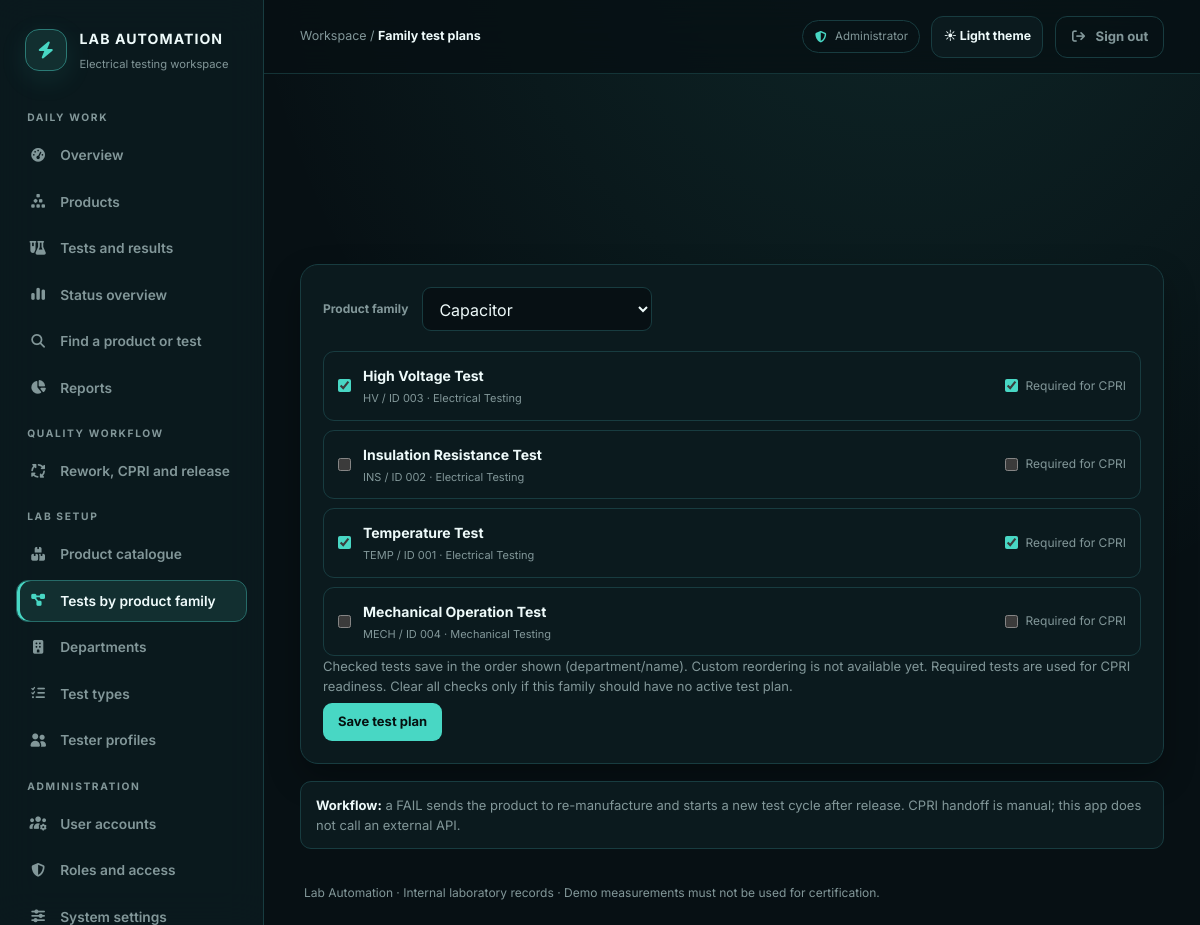
Page /product-test-plan.php (signed in) on the committed database.
### tables this page shows
CREATE TABLE IF NOT EXISTS `test_types` (
    `id` INT NOT NULL AUTO_INCREMENT,
    `test_code` VARCHAR(16) NOT NULL,
    `numeric_code` CHAR(3) NULL,
    `test_name` VARCHAR(150) NOT NULL,
    `department` VARCHAR(150) NULL,
    `department_id` INT NULL,
    `description` TEXT NULL,
    `is_active` TINYINT(1) NOT NULL DEFAULT 1,
    `created_at` TIMESTAMP NOT NULL DEFAULT CURRENT_TIMESTAMP,
    PRIMARY KEY (`id`),
    UNIQUE KEY `uq_test_types_code` (`test_code`),
    UNIQUE KEY `uq_test_types_numeric_code` (`numeric_code`),
    KEY `ix_test_types_department_id` (`department_id`),
    CONSTRAINT `fk_test_types_department` FOREIGN KEY (`department_id`) REFERENCES `departments` (`id`)
        ON UPDATE CASCADE ON DELETE SET NULL
);

### product-test-plan.php (called while the page is built, shortened)
<?php
require_once __DIR__ . '/db.php';
$productTypes = ProductCatalog::activeTypes($conn);
$selectedTypeId = (int) ($_POST['product_type_id'] ?? $_GET['product_type_id'] ?? ($productTypes[0]['id'] ?? 0));
$testTypes = $conn->query(
    'SELECT id, test_code, numeric_code, test_name, department FROM test_types WHERE is_active = 1 ORDER BY department, test_name'
)->fetch_all(MYSQLI_ASSOC);
$existingMap = [];
if ($selectedTypeId > 0) {
    $mapStatement = $conn->prepare(
        'SELECT test_type_id, is_required FROM product_type_test_types WHERE product_type_id = ? ORDER BY sequence_no'
    );
    $mapStatement->bind_param('i', $selectedTypeId);
    $mapStatement->execute();
    $mapResult = $mapStatement->get_result();
    while ($map = $mapResult->fetch_assoc()) {
        $existingMap[(int) $map['test_type_id']] = (int) $map['is_required'];
    }
}
require __DIR__ . '/views/product-test-plan/index.php';

### models/UserPreferences.php (called while the page is built, shortened)
<?php
final class UserPreferences
{
    public static function defaults(): array
    {
        return [
            'theme' => 'dark',
            'compact_dashboard' => false,
            'reduced_motion' => false,
            'schema_available' => true,
        ];
    }
    public static function find(mysqli $connection, int $userId): array
    {
        $defaults = self::defaults();
        try {
            $statement = $connection->prepare(
                'SELECT theme, compact_dashboard, reduced_motion FROM user_preferences WHERE user_id = ? LIMIT 1'
            );
            $statement->bind_param('i', $userId);
            $statement->execute();
            $row = $statement->get_result()->fetch_assoc() ?: null;
            if ($row === null) {
                return $defaults;
            }
            return [
                'theme' => in_array((string) $row['theme'], ['dark', 'light'], true) ? (string) $row['theme'] : 'dark',
                'compact_dashboard' => (int) $row['compact_dashboard'] === 1,
                'reduced_motion' => (int) $row['reduced_motion'] === 1,
                'schema_available' => true,
            ];
        } catch (Throwable $exception) {
            $defaults['schema_available'] = false;
            return $defaults;
        }
    }
}

### models/ProductCatalog.php (called while the page is built, shortened)
<?php
final class ProductCatalog
{
    public static function activeTypes(mysqli $connection): array
    {
        $result = $connection->query(
            'SELECT id, type_code, type_name FROM product_types WHERE is_active = 1 ORDER BY type_name'
        );
        return $result->fetch_all(MYSQLI_ASSOC);
    }
}

### config/permissions.php (called while the page is built, shortened)
<?php
$allStaff = ['Administrator', 'Lab Manager', 'Tester', 'Quality Control'];
$reportRoles = ['Administrator', 'Lab Manager', 'Quality Control'];
$labLeads = ['Administrator', 'Lab Manager'];
$workflowRoles = ['Administrator', 'Quality Control'];
$testAuthors = ['Administrator', 'Lab Manager', 'Quality Control'];
return [
    'dashboard.php' => $allStaff,
    'products.php' => $allStaff,
    'product-details.php' => $allStaff,
    'testing.php' => $allStaff,
    'test-details.php' => $allStaff,
    'edit-test.php' => ['Administrator', 'Lab Manager'],
    'profile.php' => $allStaff,
    'save-preferences.php' => $allStaff,
    'testing-status.php' => $reportRoles,
    'search.php' => $allStaff,
    'reports.php' => $reportRoles,
    'new-test.php' => $testAuthors,
    'complete-test.php' => ['Tester'],
    'add-product.php' => $labLeads,
    'edit-product.php' => $labLeads,
    'departments.php' => $labLeads,
    'test-types.php' => $labLeads,
    'testers.php' => $labLeads,
    'settings.php' => ['Administrator'],
    'product-workflow.php' => $workflowRoles,
    'product-catalog.php' => ['Administrator'],
    'product-test-plan.php' => ['Administrator'],
    'users.php' => ['Administrator'],
    'roles.php' => ['Administrator'],
    'admin-activity.php' => ['Administrator'],
];

### config/security.php (called while the page is built, shortened)
<?php
function app_route_permissions(): array
{
    static $permissions = null;
    if ($permissions === null) {
        $permissions = require __DIR__ . '/permissions.php';
    }
    return $permissions;
}
function app_can_access_route(string $route, ?string $role = null): bool
{
    $route = basename($route);
    $role ??= (string) ($_SESSION['role'] ?? '');
    $allowedRoles = app_route_permissions()[$route] ?? [];
    return $role !== '' && in_array($role, $allowedRoles, true);
}

### views/product-test-plan/index.php (the view, shortened to what this page needs)
<?php
$pageTitle = 'Family test plans';
$pageStylesheet = 'assets/css/pages/product-test-plan.css';
require __DIR__ . '/../layouts/app_start.php';
?>
<div class="test-plan-shell">
        <section class="test-plan-card">
            <form method="GET" action="product-test-plan.php" class="test-plan-family-form">
                <label for="product-type-id">Product family</label>
                <select id="product-type-id" name="product_type_id" required onchange="this.form.submit()">
                    <?php foreach ($productTypes as $type): ?>
                        <option value="<?php echo (int) $type['id']; ?>" <?php echo (int) $type['id'] === $selectedTypeId ? 'selected' : ''; ?>><?php echo htmlspecialchars($type['type_name'], ENT_QUOTES, 'UTF-8'); ?></option>
                    <?php endforeach; ?>
                </select>
            </form>
            <?php if ($productTypes === []): ?>
                <p>No active product families. Add one in <a href="product-catalog.php">Product Catalog</a>.</p>
            <?php else: ?>
                <form method="POST" action="product-test-plan.php">
                    <div class="test-plan-list">
                        <?php foreach ($testTypes as $testType): ?>
                            <?php $testTypeId = (int) $testType['id']; ?>
                            <article class="test-plan-row">
                                <label class="test-plan-test">
                                    <input type="checkbox" name="test_type_ids[]" value="<?php echo $testTypeId; ?>" <?php echo array_key_exists($testTypeId, $existingMap) ? 'checked' : ''; ?>>
                                    <span><strong><?php echo htmlspecialchars($testType['test_name'], ENT_QUOTES, 'UTF-8'); ?></strong><small><?php echo htmlspecialchars($testType['test_code'] . ' / ID ' . ($testType['numeric_code'] ?? ''), ENT_QUOTES, 'UTF-8'); ?> · <?php echo htmlspecialchars($testType['department'] ?? 'Unassigned department', ENT_QUOTES, 'UTF-8'); ?></small></span>
                                </label>
                                <label class="test-plan-required"><input type="checkbox" name="required_test_type_ids[]" value="<?php echo $testTypeId; ?>" <?php echo (int) ($existingMap[$testTypeId] ?? 0) === 1 ? 'checked' : ''; ?>> Required for CPRI</label>
                            </article>
                        <?php endforeach; ?>
                    </div>
                    <p class="test-plan-help">Checked tests save in the order shown (department/name). Custom reordering is not available yet. Required tests are used for CPRI readiness. Clear all checks only if this family should have no active test plan.</p>
                    <button type="submit">Save test plan</button>
                </form>
            <?php endif; ?>
        </section>
        <aside class="test-plan-note"><strong>Workflow:</strong> a FAIL sends the product to re-manufacture and starts a new test cycle after release. CPRI handoff is manual; this app does not call an external API.</aside>
    </div>
<?php require __DIR__ . '/../layouts/app_end.php'; ?>

### views/layouts/app_start.php (shortened to what this page needs)
<?php
$pageTitle = $pageTitle ?? 'Workspace';
$activePage = basename($activePage ?? ($_SERVER['SCRIPT_NAME'] ?? ''));
$currentRole = (string) ($_SESSION['role'] ?? 'Staff');
require_once dirname(__DIR__, 2) . '/models/UserPreferences.php';
$currentPreferences = UserPreferences::find($conn, (int) ($_SESSION['user_id'] ?? 0));
$currentTheme = in_array($currentPreferences['theme'], ['dark', 'light'], true) ? $currentPreferences['theme'] : 'dark';
?>
<!doctype html>
<html lang="en" data-theme="<?php echo htmlspecialchars($currentTheme, ENT_QUOTES, 'UTF-8'); ?>" data-user-theme="<?php echo htmlspecialchars($currentTheme, ENT_QUOTES, 'UTF-8'); ?>" data-reduced-motion="<?php echo $currentPreferences['reduced_motion'] ? '1' : '0'; ?>">
<head>
    <link rel="stylesheet" href="assets/compiled/app.css">
    <?php if (!empty($pageStylesheet)): ?><link rel="stylesheet" href="<?php echo htmlspecialchars($pageStylesheet, ENT_QUOTES, 'UTF-8'); ?>"><?php endif; ?>
</head>
<body class="app-body<?php echo $currentPreferences['compact_dashboard'] ? ' is-compact' : ''; ?>">
<div class="app-shell">
    <?php require __DIR__ . '/sidebar.php'; ?>
    <div class="app-main-wrap">
        <header class="app-topbar">
            <div class="app-topbar-left">
                <div class="app-context"><span>Workspace</span><span aria-hidden="true"> / </span><strong><?php echo htmlspecialchars($pageTitle, ENT_QUOTES, 'UTF-8'); ?></strong></div>
            </div>
            <div class="app-topbar-actions">
                <span class="app-topbar-role"><i class="fa-solid fa-shield-halved" aria-hidden="true"></i><?php echo htmlspecialchars($currentRole, ENT_QUOTES, 'UTF-8'); ?></span>
                <button class="theme-toggle" type="button" data-theme-toggle aria-label="Switch theme" aria-pressed="false"></button>
                <a class="button button-quiet" href="logout.php"><i class="fa-solid fa-arrow-right-from-bracket" aria-hidden="true"></i><span class="hidden sm:inline">Sign out</span></a>
            </div>
        </header>
        <main id="main-content" class="app-main">

### views/layouts/sidebar.php (shortened to what this page needs)
<?php
$navigationConfig = require dirname(__DIR__, 2) . '/config/navigation.php';
$roleNavigation = $navigationConfig[$currentRole] ?? $navigationConfig['Lab Manager'];
$navigationGroups = $roleNavigation['groups'];
?>
<aside class="app-sidebar" data-app-sidebar aria-label="Primary navigation">
    <a class="app-brand" href="dashboard.php">
        <span class="app-brand-mark"><i class="fa-solid fa-bolt" aria-hidden="true"></i></span>
        <span>
            <span class="app-brand-name">LAB AUTOMATION</span>
            <span class="app-brand-caption">Electrical testing workspace</span>
        </span>
    </a>
    <?php foreach ($navigationGroups as $group): ?>
        <?php $visibleItems = array_values(array_filter($group['items'], static fn (array $item): bool => app_can_access_route($item['route']))); ?>
        <?php if ($visibleItems !== []): ?>
            <nav class="app-nav-group" aria-label="<?php echo htmlspecialchars($group['label'], ENT_QUOTES, 'UTF-8'); ?>">
                <p class="app-nav-label"><?php echo htmlspecialchars($group['label'], ENT_QUOTES, 'UTF-8'); ?></p>
                <ul class="app-nav-list">
                    <?php foreach ($visibleItems as $item): ?>
                        <li>
                            <a class="app-nav-link<?php echo $activePage === $item['route'] ? ' is-active' : ''; ?>" href="<?php echo htmlspecialchars($item['route'], ENT_QUOTES, 'UTF-8'); ?>"<?php echo $activePage === $item['route'] ? ' aria-current="page"' : ''; ?>>
                                <i class="fa-solid <?php echo htmlspecialchars($item['icon'], ENT_QUOTES, 'UTF-8'); ?>" aria-hidden="true"></i>
                                <span><?php echo htmlspecialchars($item['label'], ENT_QUOTES, 'UTF-8'); ?></span>
                            </a>
                        </li>
                    <?php endforeach; ?>
                </ul>
            </nav>
        <?php endif; ?>
    <?php endforeach; ?>
</aside>

### views/layouts/app_end.php
        </main>
        <footer class="px-6 pb-6 text-xs text-lab-muted sm:px-10">
            <p>Lab Automation · Internal laboratory records · Demo measurements must not be used for certification.</p>
        </footer>
    </div>
</div>
</body>
</html>

### assets/css/pages/product-test-plan.css (style rules this page uses)
.test-plan-shell { width: min(1000px, 100%); margin: 0 auto; }
.test-plan-card { padding: 22px; border: 1px solid var(--theme-border); border-radius: 18px; background: var(--theme-surface); box-shadow: 0 14px 32px var(--theme-shadow); }
.test-plan-family-form { display: flex; align-items: center; gap: 14px; margin-bottom: 20px; }
.test-plan-family-form label { color: var(--theme-muted); font-size: 12px; font-weight: 700; }
.test-plan-family-form select { min-width: 230px; padding: 10px 12px; border: 1px solid var(--theme-border); border-radius: 9px; background: var(--theme-bg); color: var(--theme-text); font: inherit; }
.test-plan-list { display: grid; gap: 9px; }
.test-plan-row { display: flex; align-items: center; justify-content: space-between; gap: 18px; padding: 13px 14px; border: 1px solid var(--theme-border); border-radius: 11px; }
.test-plan-test { display: flex; align-items: center; gap: 12px; min-width: 0; cursor: pointer; }
.test-plan-test span { display: grid; gap: 4px; }
.test-plan-test strong { font-size: 14px; }
.test-plan-test small { color: var(--theme-muted); font-size: 11px; }
.test-plan-test input, .test-plan-required input { accent-color: var(--theme-accent); }
.test-plan-required { display: flex; align-items: center; gap: 8px; color: var(--theme-muted); font-size: 12px; white-space: nowrap; cursor: pointer; }
.test-plan-help, .test-plan-note { color: var(--theme-muted); font-size: 13px; line-height: 1.55; }
.test-plan-card button { margin-top: 7px; padding: 11px 15px; border: 0; border-radius: 9px; background: var(--theme-accent); color: var(--theme-accent-text); font: 700 13px/1.2 var(--theme-font-sans, Inter, sans-serif); cursor: pointer; }
.test-plan-note, .test-plan-alert { margin-top: 17px; padding: 13px 15px; border: 1px solid var(--theme-border); border-radius: 11px; background: var(--theme-surface); }
.test-plan-note strong { color: var(--theme-text); }

### rows in the picture
test_types: id "☑", test_name "High Voltage Test", test_code+numeric_code "HV / ID 003", department "Electrical Testing"
test_types: test_name "Insulation Resistance Test", test_code+numeric_code "INS / ID 002", department "Electrical Testing"
test_types: id "☑", test_name "Temperature Test", test_code+numeric_code "TEMP / ID 001", department "Electrical Testing"
test_types: test_name "Mechanical Operation Test", test_code+numeric_code "MECH / ID 004", department "Mechanical Testing"

### other values in the picture
$group['label'] "DAILY WORK"
$item['label'] "Overview"
$item['label'] "Products"
$item['label'] "Tests and results"
$item['label'] "Status overview"
$item['label'] "Find a product or test"
$item['label'] "Reports"
$group['label'] "QUALITY WORKFLOW"
$item['label'] "Rework, CPRI and release"
$group['label'] "LAB SETUP"
$item['label'] "Product catalogue"
$item['label'] "Tests by product family"
$item['label'] "Departments"
$item['label'] "Test types"
$item['label'] "Tester profiles"
